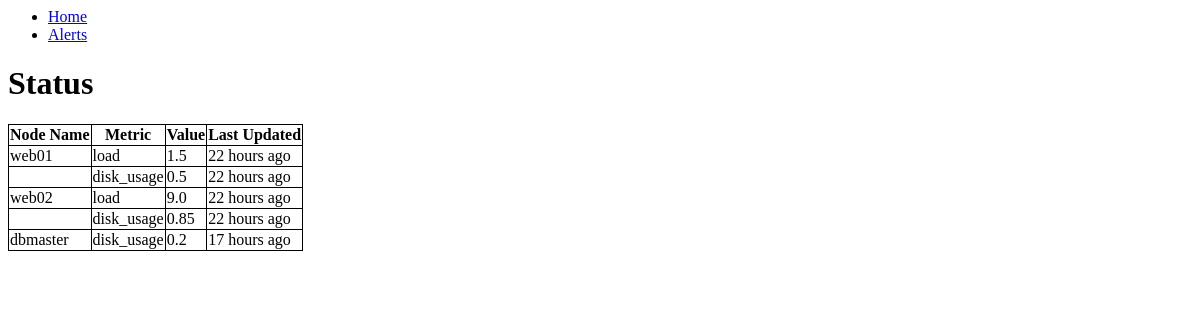
Before: / with the older database file.
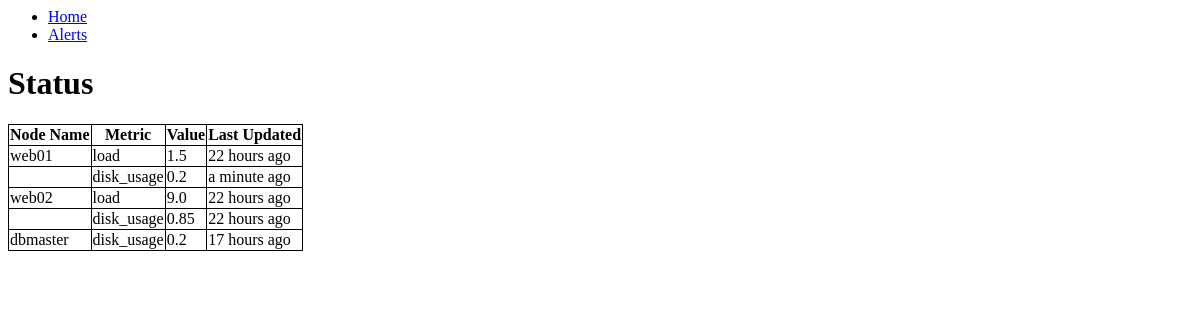
After: the same page with the newer database file.
### data_collector/models.py (models this page shows, shortened)
class DataPoint(models.Model):
	node_name = models.CharField(max_length=250)
	datetime = models.DateTimeField(auto_now_add=True)
	data_type= models.CharField(max_length=100)
	data_value=models.FloatField()

### data_collector/views.py (the view, shortened to what this page needs)
# urls.py: url(r'^$', StatusView.as_view(),name='status'),
class StatusView(TemplateView):
	template_name='status.html'
	def get_context_data(self,**kwargs):
		ctx = super(StatusView,self).get_context_data(**kwargs)
		alerts=Alert.objects.filter(is_active=True)
		nodes_and_data_types = DataPoint.objects.all().values('node_name','data_type').distinct()
		status_data_dict = dict()
		for nodes_and_data_type_pair in nodes_and_data_types:
			node_name=nodes_and_data_type_pair['node_name']
			data_type=nodes_and_data_type_pair['data_type']
			data_point_map=status_data_dict.setdefault(node_name,dict())
			data_point_map[data_type] = DataPoint.objects.filter(node_name=node_name,data_type=data_type).latest('datetime')
		ctx['status_data_dict']=status_data_dict
		return ctx

### data_collector/templates/status.html (shortened to what this page needs)
{% extends "base.html" %}
{% load humanize %}
{% block content %}
<h1> Status</h1>
<table>
<tbody>
	<tr>
		<th>Node Name</th>
		<th>Metric</th>
		<th>Value</th>
		<th>Last Updated</th>
	</tr>
	{% for node_name,data_type_to_data_point_map in status_data_dict.items %}
		{% for data_type,data_point in data_type_to_data_point_map.items%}
		<tr {% if data_point.has_alert %}class="has-alert{% endif %}">
			<td>{% if forloop.first %}{{ node_name }}{% endif %}</td>
			<td>{{ data_type }}</td>
			<td>{{ data_point.data_value }}</td>
			<td>{{ data_point.datetime|naturaltime }}</td>
		</tr>
		{% endfor %}
		{% endfor %}
</tbody>
</table>
{% endblock %}

Changed rows visible on the page:
no longer on this page (row unchanged): DataPoint: data_type "disk_usage", data_value "0.5", datetime "22 hours ago"
added DataPoint: data_type "disk_usage", data_value "0.2", datetime "a minute ago"
